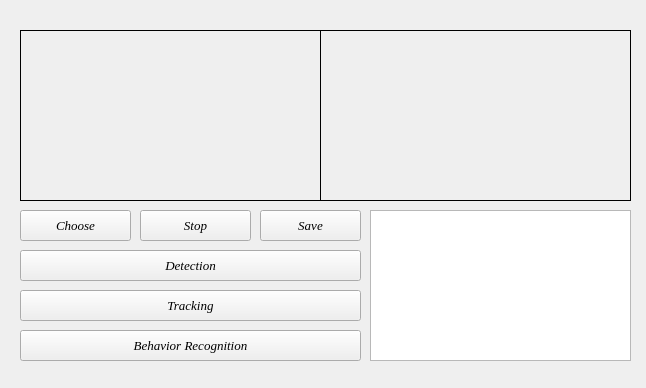
<?xml version="1.0" encoding="UTF-8"?>
<ui version="4.0">
 <class>Formwin4</class>
 <widget class="QWidget" name="Formwin4">
  <property name="geometry">
   <rect>
    <x>0</x>
    <y>0</y>
    <width>646</width>
    <height>388</height>
   </rect>
  </property>
  <property name="windowTitle">
   <string>Form</string>
  </property>
  <widget class="QLabel" name="label_daichuli">
   <property name="geometry">
    <rect>
     <x>20</x>
     <y>30</y>
     <width>301</width>
     <height>171</height>
    </rect>
   </property>
   <property name="frameShape">
    <enum>QFrame::Box</enum>
   </property>
   <property name="text">
    <string/>
   </property>
  </widget>
  <widget class="QLabel" name="label_jieguo">
   <property name="geometry">
    <rect>
     <x>320</x>
     <y>30</y>
     <width>311</width>
     <height>171</height>
    </rect>
   </property>
   <property name="frameShape">
    <enum>QFrame::Box</enum>
   </property>
   <property name="text">
    <string/>
   </property>
  </widget>
  <widget class="QPushButton" name="pushButton_load">
   <property name="geometry">
    <rect>
     <x>20</x>
     <y>210</y>
     <width>111</width>
     <height>31</height>
    </rect>
   </property>
   <property name="font">
    <font>
     <family>Times New Roman</family>
     <pointsize>10</pointsize>
     <italic>true</italic>
    </font>
   </property>
   <property name="text">
    <string>Choose</string>
   </property>
  </widget>
  <widget class="QPushButton" name="pushButton_save">
   <property name="geometry">
    <rect>
     <x>260</x>
     <y>210</y>
     <width>101</width>
     <height>31</height>
    </rect>
   </property>
   <property name="font">
    <font>
     <family>Times New Roman</family>
     <pointsize>10</pointsize>
     <italic>true</italic>
    </font>
   </property>
   <property name="text">
    <string>Save</string>
   </property>
  </widget>
  <widget class="QPushButton" name="pushButton_d0">
   <property name="geometry">
    <rect>
     <x>20</x>
     <y>250</y>
     <width>341</width>
     <height>31</height>
    </rect>
   </property>
   <property name="font">
    <font>
     <family>Times New Roman</family>
     <pointsize>10</pointsize>
     <italic>true</italic>
    </font>
   </property>
   <property name="text">
    <string>Detection</string>
   </property>
  </widget>
  <widget class="QPushButton" name="pushButton_d1">
   <property name="geometry">
    <rect>
     <x>20</x>
     <y>290</y>
     <width>341</width>
     <height>31</height>
    </rect>
   </property>
   <property name="font">
    <font>
     <family>Times New Roman</family>
     <pointsize>10</pointsize>
     <italic>true</italic>
    </font>
   </property>
   <property name="text">
    <string>Tracking</string>
   </property>
  </widget>
  <widget class="QPushButton" name="pushButton_d2">
   <property name="geometry">
    <rect>
     <x>20</x>
     <y>330</y>
     <width>341</width>
     <height>31</height>
    </rect>
   </property>
   <property name="font">
    <font>
     <family>Times New Roman</family>
     <pointsize>10</pointsize>
     <italic>true</italic>
    </font>
   </property>
   <property name="text">
    <string>Behavior Recognition</string>
   </property>
  </widget>
  <widget class="QPushButton" name="pushButton_stop">
   <property name="geometry">
    <rect>
     <x>140</x>
     <y>210</y>
     <width>111</width>
     <height>31</height>
    </rect>
   </property>
   <property name="font">
    <font>
     <family>Times New Roman</family>
     <pointsize>10</pointsize>
     <italic>true</italic>
    </font>
   </property>
   <property name="text">
    <string>Stop</string>
   </property>
  </widget>
  <widget class="QTextBrowser" name="jieguo_2">
   <property name="geometry">
    <rect>
     <x>370</x>
     <y>210</y>
     <width>261</width>
     <height>151</height>
    </rect>
   </property>
  </widget>
 </widget>
 <resources/>
 <connections/>
</ui>
